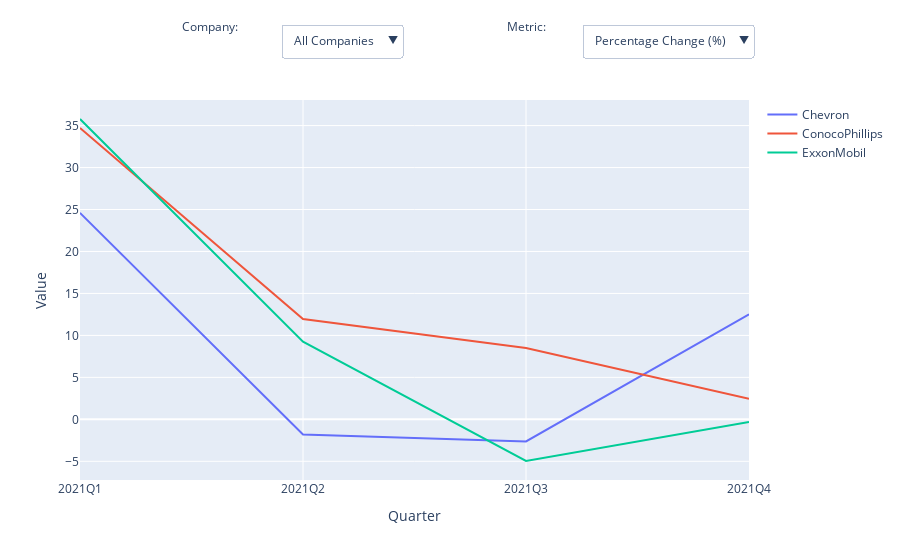

Here is the notebook cell this chart was saved with:
### Code cell
# Create an empty figure object
fig = go.Figure()

# Add traces for all three companies (initially set to show 'Adj Close')
for company in companies:
    company_data = df_oil[df_oil['Company'] == company]
    fig.add_trace(go.Scatter(x=company_data['Quarter'], y=company_data['Percentage Change (%)'], mode='lines', name=company))

# Create dropdowns for company selection and metric selection with adjusted labels
fig.update_layout(
    xaxis_title="Quarter",
    yaxis_title="Value",
    updatemenus=[
        # Dropdown for selecting company
        dict(
            buttons=[
                dict(
                    label="All Companies",
                    method="update",
                    args=[{"visible": [True, True, True]}]
                )
            ] + [
                dict(
                    label=company,
                    method="update",
                    args=[{"visible": [company == comp for comp in companies]}]
                ) for company in companies
            ],
            direction="down",
            showactive=True,
            x=0.30,  # Adjust position to fit inline with label
            xanchor="left",
            y=1.2,
            yanchor="top",
        ),
        # Dropdown for selecting metric (e.g., Adj Close, Volume, etc.)
        dict(
            buttons=[dict(
                label=metric,
                method="update",
                args=[{"y": [df_oil[df_oil['Company'] == company][metric] for company in companies]}]
            ) for metric in available_columns],
            direction="down",
            showactive=True,
            x=0.75,  # Adjust position to fit inline with label
            xanchor="left",
            y=1.2,
            yanchor="top",
        )
    ]
)

# Add labels for dropdowns (Company: DROPDOWN  Metric: DROPDOWN)
fig.add_annotation(x=0.15, y=1.22, xref='paper', yref='paper', showarrow=False, text="Company:", font=dict(size=12))
fig.add_annotation(x=0.70, y=1.22, xref='paper', yref='paper', showarrow=False, text="Metric:", font=dict(size=12))

# Show the figure
fig.show()

### Figure 1 — Plotly figure (JSON) as saved in the notebook; plotly's stock layout.template omitted (floating-point values rounded to 4 significant figures)
{"data": [{"mode": "lines", "name": "Chevron", "type": "scatter", "x": ["2021Q1", "2021Q2", "2021Q3", "2021Q4"], "y": [24.6, -1.806, -2.627, 12.51]}, {"mode": "lines", "name": "ConocoPhillips", "type": "scatter", "x": ["2021Q1", "2021Q2", "2021Q3", "2021Q4"], "y": [34.72, 11.96, 8.492, 2.439]}, {"mode": "lines", "name": "ExxonMobil", "type": "scatter", "x": ["2021Q1", "2021Q2", "2021Q3", "2021Q4"], "y": [35.78, 9.252, -4.964, -0.3118]}], "layout": {"annotations": [{"font": {"size": 12}, "showarrow": false, "text": "Company:", "x": 0.15, "xref": "paper", "y": 1.22, "yref": "paper"}, {"font": {"size": 12}, "showarrow": false, "text": "Metric:", "x": 0.7, "xref": "paper", "y": 1.22, "yref": "paper"}], "updatemenus": [{"buttons": [{"args": [{"visible": [true, true, true]}], "label": "All Companies", "method": "update"}, {"args": [{"visible": [true, false, false]}], "label": "Chevron", "method": "update"}, {"args": [{"visible": [false, true, false]}], "label": "ConocoPhillips", "method": "update"}, {"args": [{"visible": [false, false, true]}], "label": "ExxonMobil", "method": "update"}], "direction": "down", "showactive": true, "x": 0.3, "xanchor": "left", "y": 1.2, "yanchor": "top"}, {"buttons": [{"args": [{"y": [[24.6, -1.806, -2.627, 12.51], [34.72, 11.96, 8.492, 2.439], [35.78, 9.252, -4.964, -0.3118]]}], "label": "Percentage Change (%)", "method": "update"}, {"args": [{"y": [[705058900, 608668800, 669614200, 658214400], [689248900, 537368600, 550913900, 511491700], [1929528100, 1505610200, 1325173700, 1284388400]]}], "label": "Quarterly Volume", "method": "update"}, {"args": [{"y": [[23.07, -0.494, -5.143, 14.8], [30.79, 14.65, 8.103, 5.557], [34.69, 12.0, -8.565, 2.996]]}], "label": "Quarter ROI (%)", "method": "update"}, {"args": [{"y": [[346.0, -7.41, -77.14, 222.0], [461.9, 219.7, 121.6, 83.36], [520.4, 180.0, -128.5, 44.94]]}], "label": "ROI on $1500 ($)", "method": "update"}], "direction": "down", "showactive": true, "x": 0.75, "xanchor": "left", "y": 1.2, "yanchor": "top"}], "xaxis": {"title": {"text": "Quarter"}}, "yaxis": {"title": {"text": "Value"}}}}
